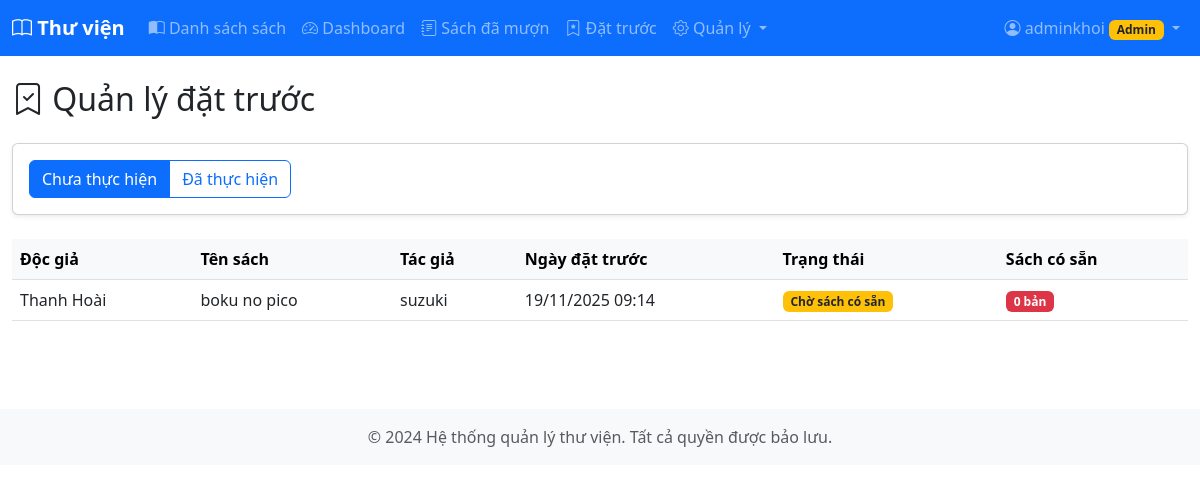
/reservations/all (signed in), run on the app's committed database.
### src/models.py (models this page shows, shortened)
class User(UserMixin, db.Model):
    __tablename__ = 'users'
    id = db.Column(db.Integer, primary_key=True)
    email = db.Column(db.String(255), unique=True, nullable=False)
    name = db.Column(db.String(120))
    password_hash = db.Column(db.String(255), nullable=False)
    is_admin = db.Column(db.Boolean, default=False)
    created_at = db.Column(db.DateTime, default=datetime.utcnow)
    borrow_records = db.relationship('BorrowRecord', backref='user', lazy=True)
    reservations = db.relationship('Reservation', backref='user', lazy=True)

class Reservation(db.Model):
    __tablename__ = 'reservations'
    id = db.Column(db.Integer, primary_key=True)
    user_id = db.Column(db.Integer, db.ForeignKey('users.id'), nullable=False)
    book_id = db.Column(db.Integer, db.ForeignKey('books.id'), nullable=False)
    reserved_at = db.Column(db.DateTime, default=datetime.utcnow)
    fulfilled = db.Column(db.Boolean, default=False)

class Book(db.Model):
    __tablename__ = 'books'
    id = db.Column(db.Integer, primary_key=True)
    title = db.Column(db.String(255), nullable=False)
    author = db.Column(db.String(255))
    category = db.Column(db.String(120))
    isbn = db.Column(db.String(50), unique=True, index=True)
    total_copies = db.Column(db.Integer, default=1)
    available_copies = db.Column(db.Integer, default=1)
    image_path = db.Column(db.String(500), nullable=True)  # Đường dẫn hình ảnh
    created_at = db.Column(db.DateTime, default=datetime.utcnow)
    borrow_records = db.relationship('BorrowRecord', backref='book', lazy=True)
    reservations = db.relationship('Reservation', backref='book', lazy=True)

### src/routes/reservations.py (the view)
@reservations_bp.route('/all')
@admin_required
def all_reservations():
    fulfilled = request.args.get('fulfilled', 'false')
    query = Reservation.query
    if fulfilled == 'true':
        query = query.filter_by(fulfilled=True)
    else:
        query = query.filter_by(fulfilled=False)
    reservations = query.order_by(Reservation.reserved_at.desc()).all()
    return render_template('reservations/all_reservations.html', reservations=reservations)

### src/models.py (called while the page is built)
    @login_manager.user_loader
    def load_user(user_id):
        try:
            return db.session.get(User, int(user_id))
        except Exception:
            return None

### src/routes/reservations.py (called while the page is built)
def admin_required(f):
    @wraps(f)
    @login_required
    def decorated_function(*args, **kwargs):
        if not current_user.is_admin:
            flash('Bạn không có quyền truy cập.', 'danger')
            return redirect(url_for('index'))
        return f(*args, **kwargs)
    return decorated_function

### src/templates/reservations/all_reservations.html (shortened to what this page needs)
{% extends 'base.html' %}
{% block content %}
<h2 class="mb-4"><i class="bi bi-bookmark-check"></i> Quản lý đặt trước</h2>
<div class="card mb-4">
  <div class="card-body">
    <div class="btn-group" role="group">
      <a href="{{ url_for('reservations.all_reservations', fulfilled='false') }}"
         class="btn btn-{{ 'primary' if request.args.get('fulfilled') != 'true' else 'outline-primary' }}">
        Chưa thực hiện
      </a>
      <a href="{{ url_for('reservations.all_reservations', fulfilled='true') }}"
         class="btn btn-{{ 'primary' if request.args.get('fulfilled') == 'true' else 'outline-primary' }}">
        Đã thực hiện
      </a>
    </div>
  </div>
</div>
{% if reservations %}
  <div class="table-responsive">
    <table class="table table-hover">
      <thead class="table-light">
        <tr>
          <th>Độc giả</th>
          <th>Tên sách</th>
          <th>Tác giả</th>
          <th>Ngày đặt trước</th>
          <th>Trạng thái</th>
          <th>Sách có sẵn</th>
        </tr>
      </thead>
      <tbody>
        {% for reservation in reservations %}
          <tr>
            <td>{{ reservation.user.name or reservation.user.email }}</td>
            <td>{{ reservation.book.title }}</td>
            <td>{{ reservation.book.author or 'N/A' }}</td>
            <td>{{ reservation.reserved_at.strftime('%d/%m/%Y %H:%M') }}</td>
            <td>
              {% if reservation.fulfilled %}
                <span class="badge bg-success">Đã thực hiện</span>
              {% else %}
                <span class="badge bg-warning text-dark">Chờ sách có sẵn</span>
              {% endif %}
            </td>
            <td>
              {% if reservation.book.available_copies > 0 %}
                <span class="badge bg-success">{{ reservation.book.available_copies }} bản</span>
              {% else %}
                <span class="badge bg-danger">0 bản</span>
              {% endif %}
            </td>
          </tr>
        {% endfor %}
      </tbody>
    </table>
  </div>
{% else %}
  <div class="alert alert-info">
    <i class="bi bi-info-circle"></i> Không có đặt trước nào.
  </div>
{% endif %}
{% endblock %}

### src/templates/base.html (shortened to what this page needs)
<!doctype html>
<html lang="vi">
  <head>
    <link href="https://cdn.jsdelivr.net/npm/bootstrap@5.3.0/dist/css/bootstrap.min.css" rel="stylesheet">
    <link rel="stylesheet" href="https://cdn.jsdelivr.net/npm/bootstrap-icons@1.11.0/font/bootstrap-icons.css">
  </head>
  <body>
    <nav class="navbar navbar-expand-lg navbar-dark bg-primary">
      <div class="container-fluid">
        <a class="navbar-brand" href="{{ url_for('index') }}">
          <i class="bi bi-book"></i> Thư viện
        </a>
        <div class="collapse navbar-collapse" id="navbarNav">
          <ul class="navbar-nav me-auto">
            <li class="nav-item">
              <a class="nav-link" href="{{ url_for('books.list_books') }}">
                <i class="bi bi-book-half"></i> Danh sách sách
              </a>
            </li>
            {% if current_user.is_authenticated %}
              <li class="nav-item">
                <a class="nav-link" href="{{ url_for('dashboard.index') }}">
                  <i class="bi bi-speedometer2"></i> Dashboard
                </a>
              </li>
              <li class="nav-item">
                <a class="nav-link" href="{{ url_for('loans.my_loans') }}">
                  <i class="bi bi-journal-text"></i> Sách đã mượn
                </a>
              </li>
              <li class="nav-item">
                <a class="nav-link" href="{{ url_for('reservations.my_reservations') }}">
                  <i class="bi bi-bookmark-star"></i> Đặt trước
                </a>
              </li>
              {% if current_user.is_admin %}
                <li class="nav-item dropdown">
                  <a class="nav-link dropdown-toggle" href="#" id="adminDropdown" role="button" data-bs-toggle="dropdown">
                    <i class="bi bi-gear"></i> Quản lý
                  </a>
                </li>
              {% endif %}
            {% endif %}
          </ul>
          <ul class="navbar-nav">
            {% if current_user.is_authenticated %}
              <li class="nav-item dropdown">
                <a class="nav-link dropdown-toggle" href="#" id="userDropdown" role="button" data-bs-toggle="dropdown">
                  <i class="bi bi-person-circle"></i> {{ current_user.name or current_user.email }}
                  {% if current_user.is_admin %}
                    <span class="badge bg-warning text-dark">Admin</span>
                  {% endif %}
                </a>
              </li>
            {% endif %}
          </ul>
        </div>
      </div>
    </nav>
    <div class="container-fluid py-4">
      {% block content %}{% endblock %}
    </div>
    <footer class="bg-light text-center py-3 mt-5">
      <div class="container">
        <p class="text-muted mb-0">&copy; 2024 Hệ thống quản lý thư viện. Tất cả quyền được bảo lưu.</p>
      </div>
    </footer>
  </body>
</html>

### src/templates/base.html (style rules this page uses)
.navbar-brand { font-weight: bold; }
.card { box-shadow: 0 0.125rem 0.25rem rgba(0, 0, 0, 0.075); margin-bottom: 1rem; }

### data on the page
User: name "adminkhoi"
Reservation: user "Thanh Hoài", book "boku no pico", book "suzuki", reserved_at "19/11/2025 09:14", fulfilled "Chờ sách có sẵn"
